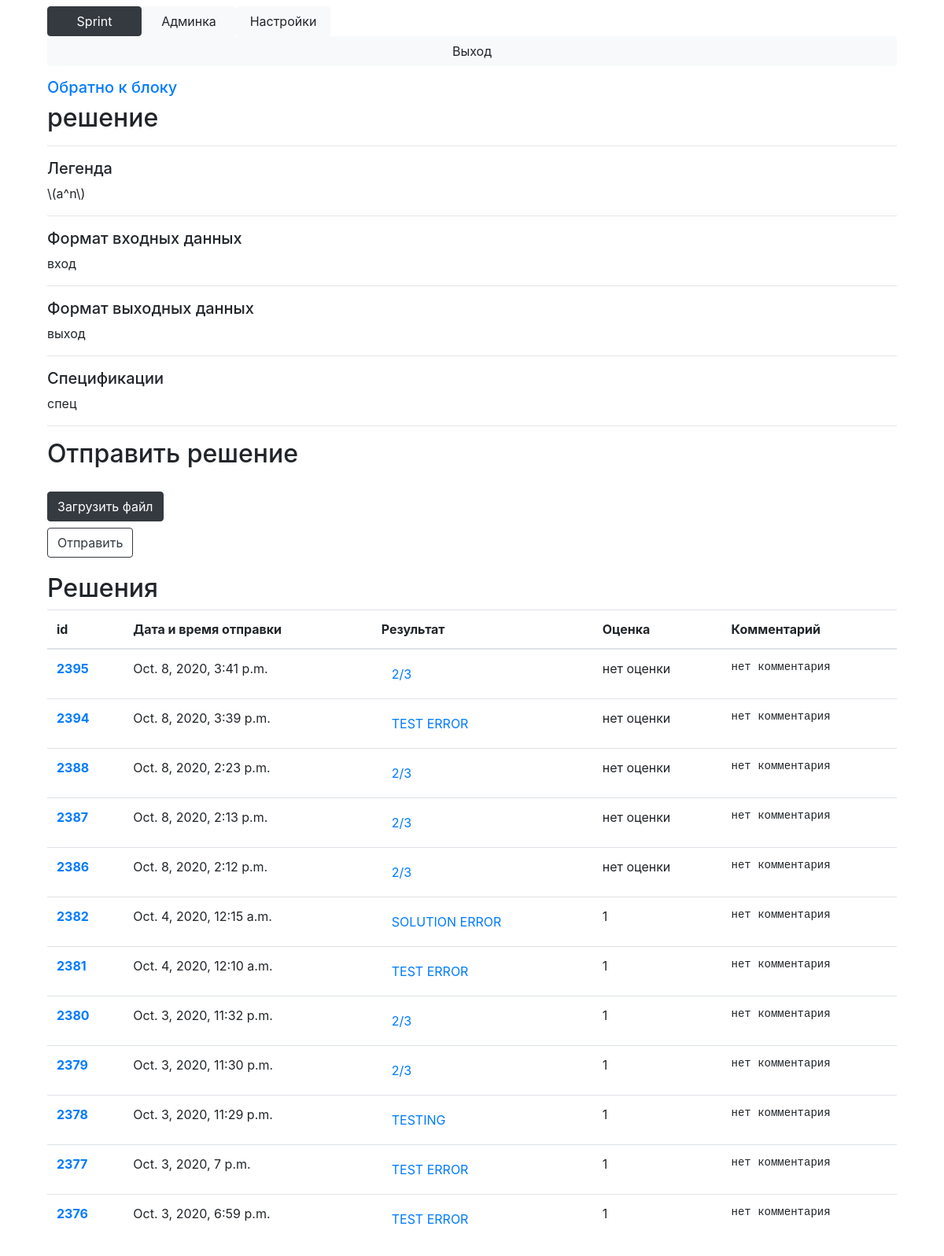
The app's page /task?id=1 (signed in), older data.
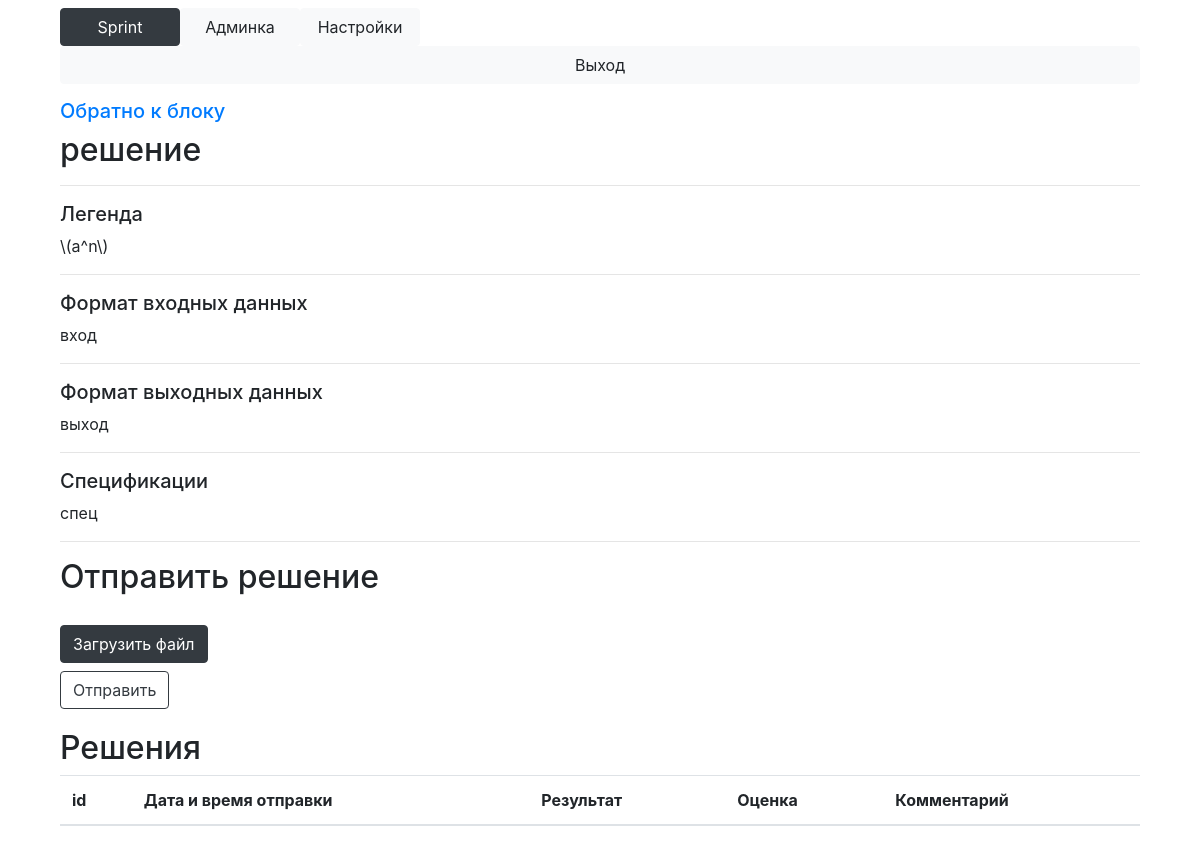
The same page, newer data.
### Main/models.py (models this page shows, shortened)
class Solution(models.Model):
    task = models.ForeignKey(Task, on_delete=models.CASCADE)
    user = models.ForeignKey(User, on_delete=models.CASCADE)
    result = models.TextField()
    details = models.TextField(default='')
    time_sent = models.DateTimeField(null=True)
    mark = models.IntegerField(null=True)
    comment = models.TextField(default='')
    @property
    def mark_property(self):
        return str(self.mark) if self.mark is not None else 'нет оценки'
    @property
    def comment_property(self):
        return self.comment if self.comment else 'нет комментария'

### Main/views.py (the view, shortened to what this page needs)
# urls.py: path('task', views.task),
def task(request):
    current_task = Task.objects.get(id=request.GET['id'])
    user = request.user
    if not check_permission_block(user, current_task.block):
        return HttpResponseRedirect('/main')
    administrator = check_admin(user)
    can_send = len(Solution.objects.filter(user=request.user, task=current_task)) < current_task.max_solutions_count or administrator
    return render(request, 'task.html', context={'is_admin': administrator,
                                                 'task': current_task,
                                                 'solutions': reversed(Solution.objects.filter(task=current_task, user=user)),
                                                 'can_send': can_send,
                                                 'can_edit': check_admin_on_course(request.user, current_task.block.course)})

### Main/main.py (called while the page is built, shortened)
def check_login(user):
    return user.is_authenticated

def check_admin(user):
    if check_teacher(user):
        return True

def check_teacher(user):
    return user.is_staff and check_login(user)

def courses_available(user):
    if user.is_superuser:
        return Course.objects.all()
    else:
        return [s.course for s in Subscribe.objects.filter(user=user)]

def blocks_available(user):
    courses = courses_available(user)
    blocks = {}
    is_admin = check_admin(user)
    for course in courses:
        if is_admin:
            blocks[course] = Block.objects.filter(
                course=course
            )
    return blocks

def check_permission_block(user, block):
    blocks = blocks_available(user)
    for course in blocks.keys():
        if block in blocks[course]:
            return True
    return False

def check_admin_on_course(user, course):
    if user.is_superuser:
        return True
    try:
        s = Subscribe.objects.get(user=user, course=course)
    except ObjectDoesNotExist:
        return False
    return s.is_assistant or user.is_staff

### templates/task.html (shortened to what this page needs)
{% extends 'base_main.html' %}
{% block content %}
        <h5>
            <a href="/block?id={{ task.block.id }}">Обратно к блоку</a>
        </h5>
        <h2>
            {{ task.name }}
        </h2>
        <hr>
        <h5>Легенда</h5>
        {% autoescape off %}
            {{ task.legend }}
        {% endautoescape %}
        <hr>
        <h5>Формат входных данных</h5>
            {% autoescape off %}
            {{ task.input }}
            {% endautoescape %}
        <hr>
        <h5>Формат выходных данных</h5>
            {% autoescape off %}
            {{ task.output }}
            {% endautoescape %}
        <hr>
        <h5>Спецификации</h5>
            {% autoescape off %}
            {{ task.specifications }}
            {% endautoescape %}
        <hr>
        {% if can_send or can_edit %}
            <h2>Отправить решение</h2>
            <form action="" method="POST" enctype="multipart/form-data">
                <label for="file-upload" class="btn btn-dark" style="margin-top: 20px;">
                    Загрузить файл
                </label>
                <br><input type="submit" value="Отправить" class="btn btn-outline-dark">
            </form>
        {% endif %}
        <h2 style="margin-top: 20px;">Решения</h2>
        <table class="table">
            <thead>
                <tr>
                    <th scope="col">id</th>
                    <th scope="col">Дата и время отправки</th>
                    <th scope="col">Результат</th>
                    <th scope="col">Оценка</th>
                    <th scope="col">Комментарий</th>
                </tr>
            </thead>
            <tbody>
                {% for solution in solutions %}
                <tr>
                    <th scope="row">
                        <a href="/solution?id={{ solution.id }}">{{ solution.id }}</a>
                    </th>
                    <td>
                        {{ solution.time_sent }}
                    </td>
                    <td>
                        {% if can_edit or task.showable %}
                                <button type="button" class="btn btn-link" data-toggle="modal" data-target="#resultModalLong{{ solution.id }}">
                                  {{ solution.result }}
                                </button>
                        {% else %}
                                {{ solution.result }}
                        {% endif %}
                    </td>
                    <td>
                        {{ solution.mark_property }}
                    </td>
                    <td>
<pre>
{{ solution.comment_property }}
</pre>
                    </td>
                </tr>
            {% endfor %}
            </tbody>
        </table>
{% endblock %}

Row changes from the older to the newer data that the page shows:
removed Solution: id "2395", time_sent "Oct. 8, 2020, 3:41 p.m.", result "2/3", mark_property "нет оценки", comment_property "нет комментария"
removed Solution: id "2394", time_sent "Oct. 8, 2020, 3:39 p.m.", result "TEST ERROR", mark_property "нет оценки", comment_property "нет комментария"
removed Solution: id "2388", time_sent "Oct. 8, 2020, 2:23 p.m.", result "2/3", mark_property "нет оценки", comment_property "нет комментария"
removed Solution: id "2387", time_sent "Oct. 8, 2020, 2:13 p.m.", result "2/3", mark_property "нет оценки", comment_property "нет комментария"
removed Solution: id "2386", time_sent "Oct. 8, 2020, 2:12 p.m.", result "2/3", mark_property "нет оценки", comment_property "нет комментария"
removed Solution: id "2382", time_sent "Oct. 4, 2020, 12:15 a.m.", result "SOLUTION ERROR", mark_property "1", comment_property "нет комментария"
removed Solution: id "2381", time_sent "Oct. 4, 2020, 12:10 a.m.", result "TEST ERROR", mark_property "1", comment_property "нет комментария"
removed Solution: id "2380", time_sent "Oct. 3, 2020, 11:32 p.m.", result "2/3", mark_property "1", comment_property "нет комментария"
removed Solution: id "2379", time_sent "Oct. 3, 2020, 11:30 p.m.", result "2/3", mark_property "1", comment_property "нет комментария"
removed Solution: id "2378", time_sent "Oct. 3, 2020, 11:29 p.m.", result "TESTING", mark_property "1", comment_property "нет комментария"
removed Solution: id "2377", time_sent "Oct. 3, 2020, 7 p.m.", result "TEST ERROR", mark_property "1", comment_property "нет комментария"
removed Solution: id "2376", time_sent "Oct. 3, 2020, 6:59 p.m.", result "TEST ERROR", mark_property "1", comment_property "нет комментария"
